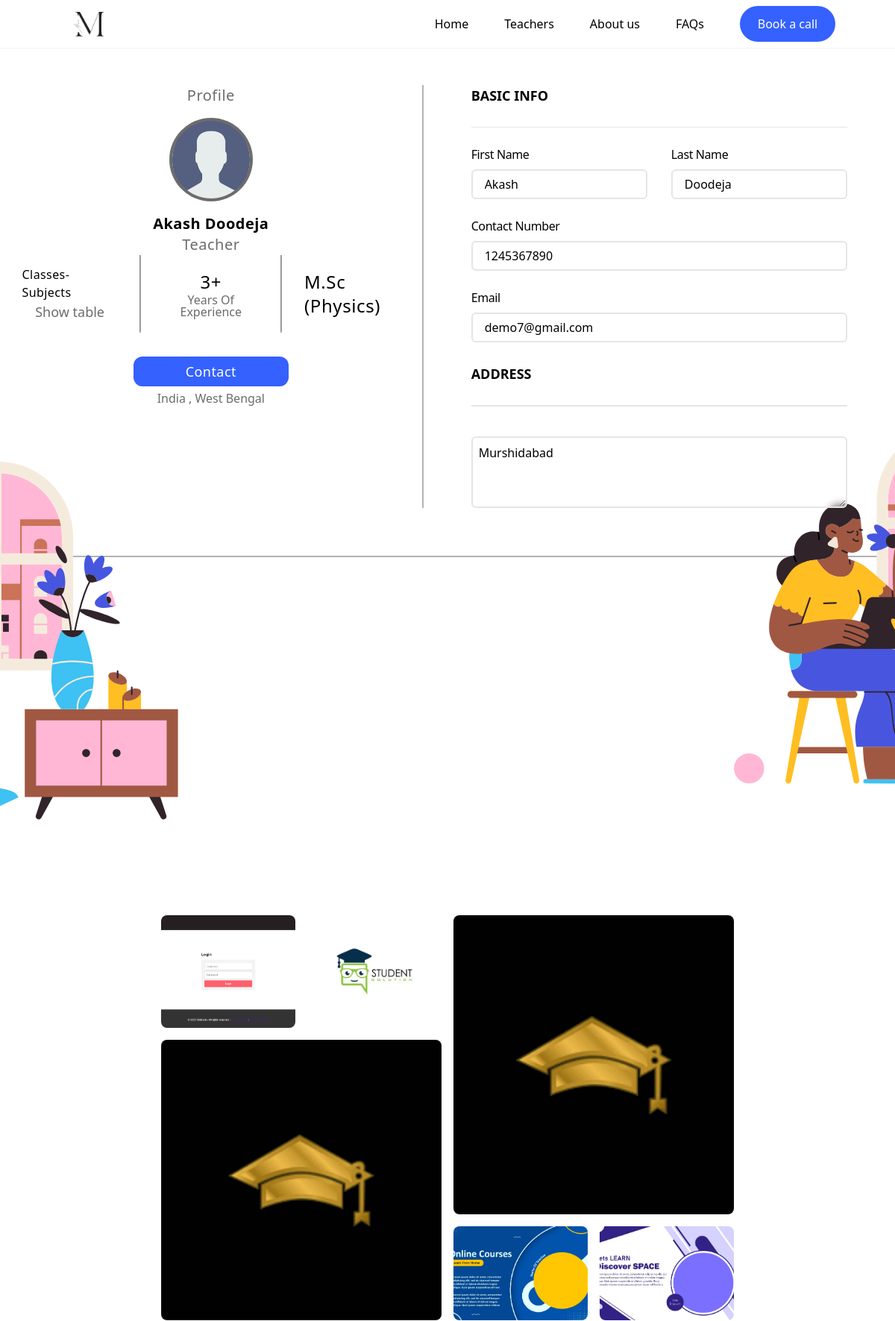
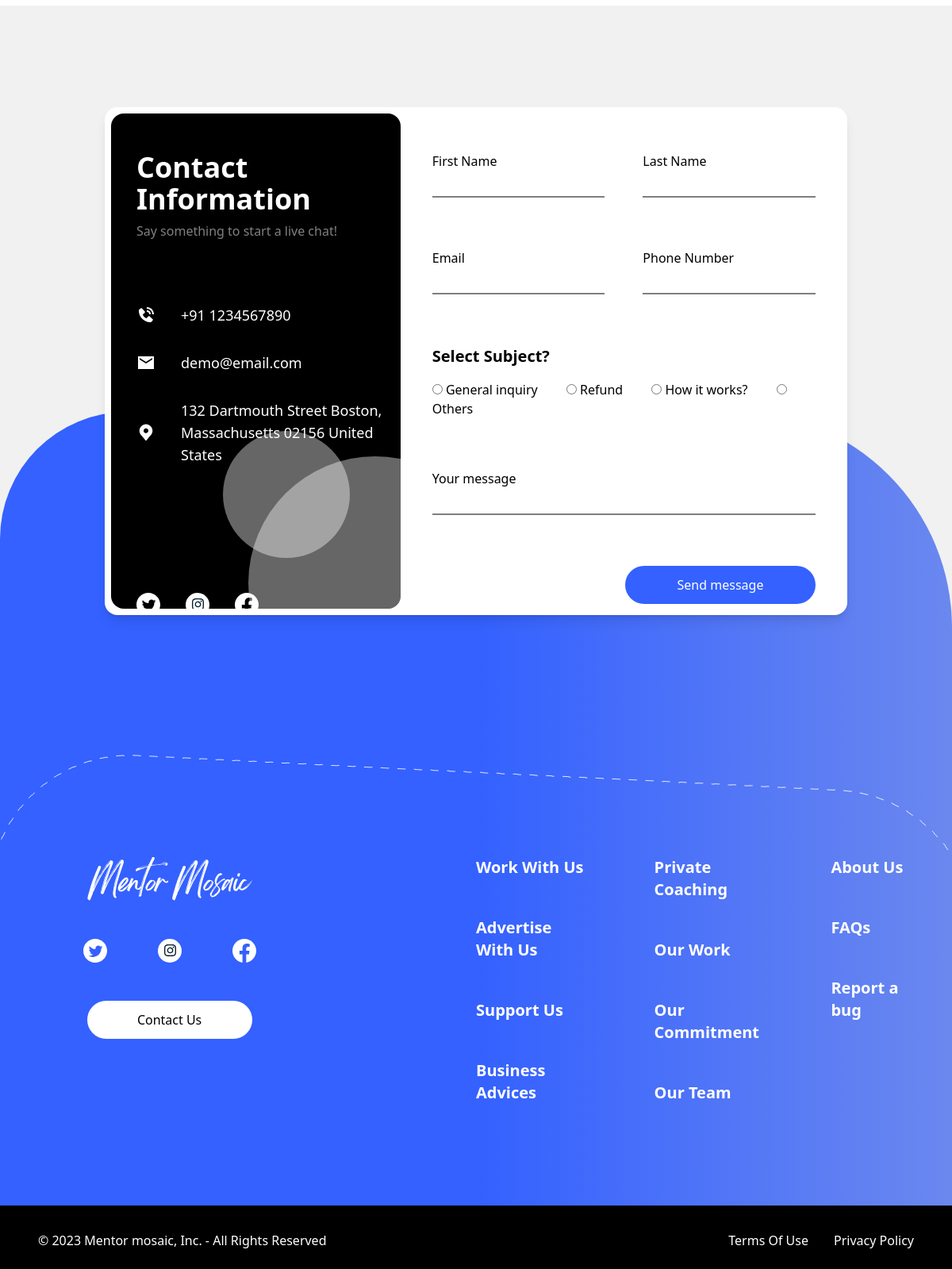
The page /teacherProfile.php?teachSuperId=7 on the database its author committed (2 pictures, top to bottom).
### teacherProfile.php (the view, shortened to what the rows shown need)
<?php
include("header.php");
include("connection.php");
$teacherId = $_REQUEST['teachSuperId'];
?>
<?php
$query = "SELECT * FROM `teacher-table` WHERE `id` = '$teacherId'";
$res = mysqli_query($connection, $query);
$row = mysqli_fetch_array($res);
$Fullname = $row['firstName'] . " " . $row['lastName'];
?>
<profile class="bg-[#F1F1F1] relative overflow-x-hidden">
    <div class="h-auto w-full mt-[4.1rem] flex flex-col gap-12 lg:gap-0 lg:flex-row justify-center pt-12 border-b-2 border-black/30 py-16">
        <div class="h-full w-full">
            <div class="flex justify-center items-center mt-4 flex-col">
                <div class="capitalize text-black font-sans font-bold tracking-wide text-xl">
                    <?php echo $Fullname; ?>
                </div>
                <div class="text-[#6C6C6C] font-sans font-light tracking-wide text-xl">
                    Teacher
                </div>
            </div>
            <div class="flex justify-evenly mt-">
                <div class="h-[6.5rem] w-[8rem] flex justify-center items-center flex-col">
                    <div class="text-black font-sans font-light tracking-wide text-2xl">
                        <?php if($row['experience']!="Not Yet"){echo $row['experience'];}else{echo "1";}?>+
                    </div>
                    <div class="text-[#6C6C6C] font-sans font-extralight text-base text-center capitalize leading-4">
                        Years of experience
                    </div>
                </div>
                <div class="h-[6.5rem] w-[8rem] flex justify-center items-center flex-col">
                    <div class="text-black font-sans font-light tracking-wide text-2xl">
                        <?php echo $row['qualification']; ?>
                    </div>
                </div>
            </div>
            <div class="flex justify-center items-center mt-8 flex-col">
                <a href=""><button class="h-10 w-[13rem] bg-[#3461FF] flex justify-center items-center rounded-xl text-white font-sans font-light tracking-wide text-lg capitalize">
                    </button></a>
                <div class="text-[#6C6C6C] font-sans font-extralight text-base text-center capitalize leading-4 mt-2">
                    India , <?php echo $row['state']; ?>
                </div>
            </div>
        </div>
        <div class="h-full w-full flex flex-col gap-7 px-16 relative
            border-l-2 border-black/30
        ">
            <div class="flex w-full flex-col sm:flex-row justify-between gap-8">
                <div class="capitalize flex flex-col w-full">
                    <label class="text-black font-sans capitalize leading-4 tracking-tight" for="">First name</label>
                    <input class="capitalize border-2 bg-transparent outline-none rounded-md border-[#E5E5E5] mt-3 w-full h-10 px-4" type="text" value="<?php echo $row['firstName']; ?>" disabled />
                </div>
                <div class="capitalize flex flex-col w-full">
                    <label class="text-black font-sans capitalize leading-4 tracking-tight" for="">Last name</label>
                    <input class="capitalize border-2 bg-transparent outline-none rounded-md border-[#E5E5E5] mt-3 w-full h-10 px-4" value="<?php echo $row['lastName'];?>" type="text" disabled />
                </div>
            </div>
            <div class="flex w-full justify-between gap-8">
                <div class="capitalize flex flex-col w-full">
                    <label class="text-black font-sans capitalize leading-4 tracking-tight" for="">Contact Number</label>
                    <input class="border-2 bg-transparent outline-none rounded-md border-[#E5E5E5] mt-3 w-full h-10 px-4" value="<?php echo $row['phoneNumber'];?>" type="text" disabled />
                </div>
            </div>
            <div class="flex w-full justify-between gap-8">
                <div class="capitalize flex flex-col w-full">
                    <label class="text-black font-sans capitalize leading-4 tracking-tight" for="">Email</label>
                    <input class="px-4 border-2 bg-transparent outline-none rounded-md border-[#E5E5E5] mt-3 w-full h-10" value="<?php echo $row['email'];?>" type="email" disabled />
                </div>
            </div>
            <div class=" w-full justify-between gap-8 z-10">
                <div class="capitalize flex flex-col w-full">
                    <textarea class="border-2 bg-white/50 outline-none rounded-md border-[#E5E5E5] mt-3 w-full h-24 z-10 backdrop-blur-sm p-2" value="" type="text" disabled ><?php echo $row['address'];?></textarea>
                </div>
            </div>
        </div>
    </div>
</profile>
<?php
include("footer.php")
?>

### rows shown on the page
teacher-table: Fullname "Akash Doodeja", experience "3", qualification "M.Sc (Physics)", state "West Bengal", firstName "Akash", lastName "Doodeja", phoneNumber "1245367890", email "demo7@gmail.com", address "Murshidabad"
